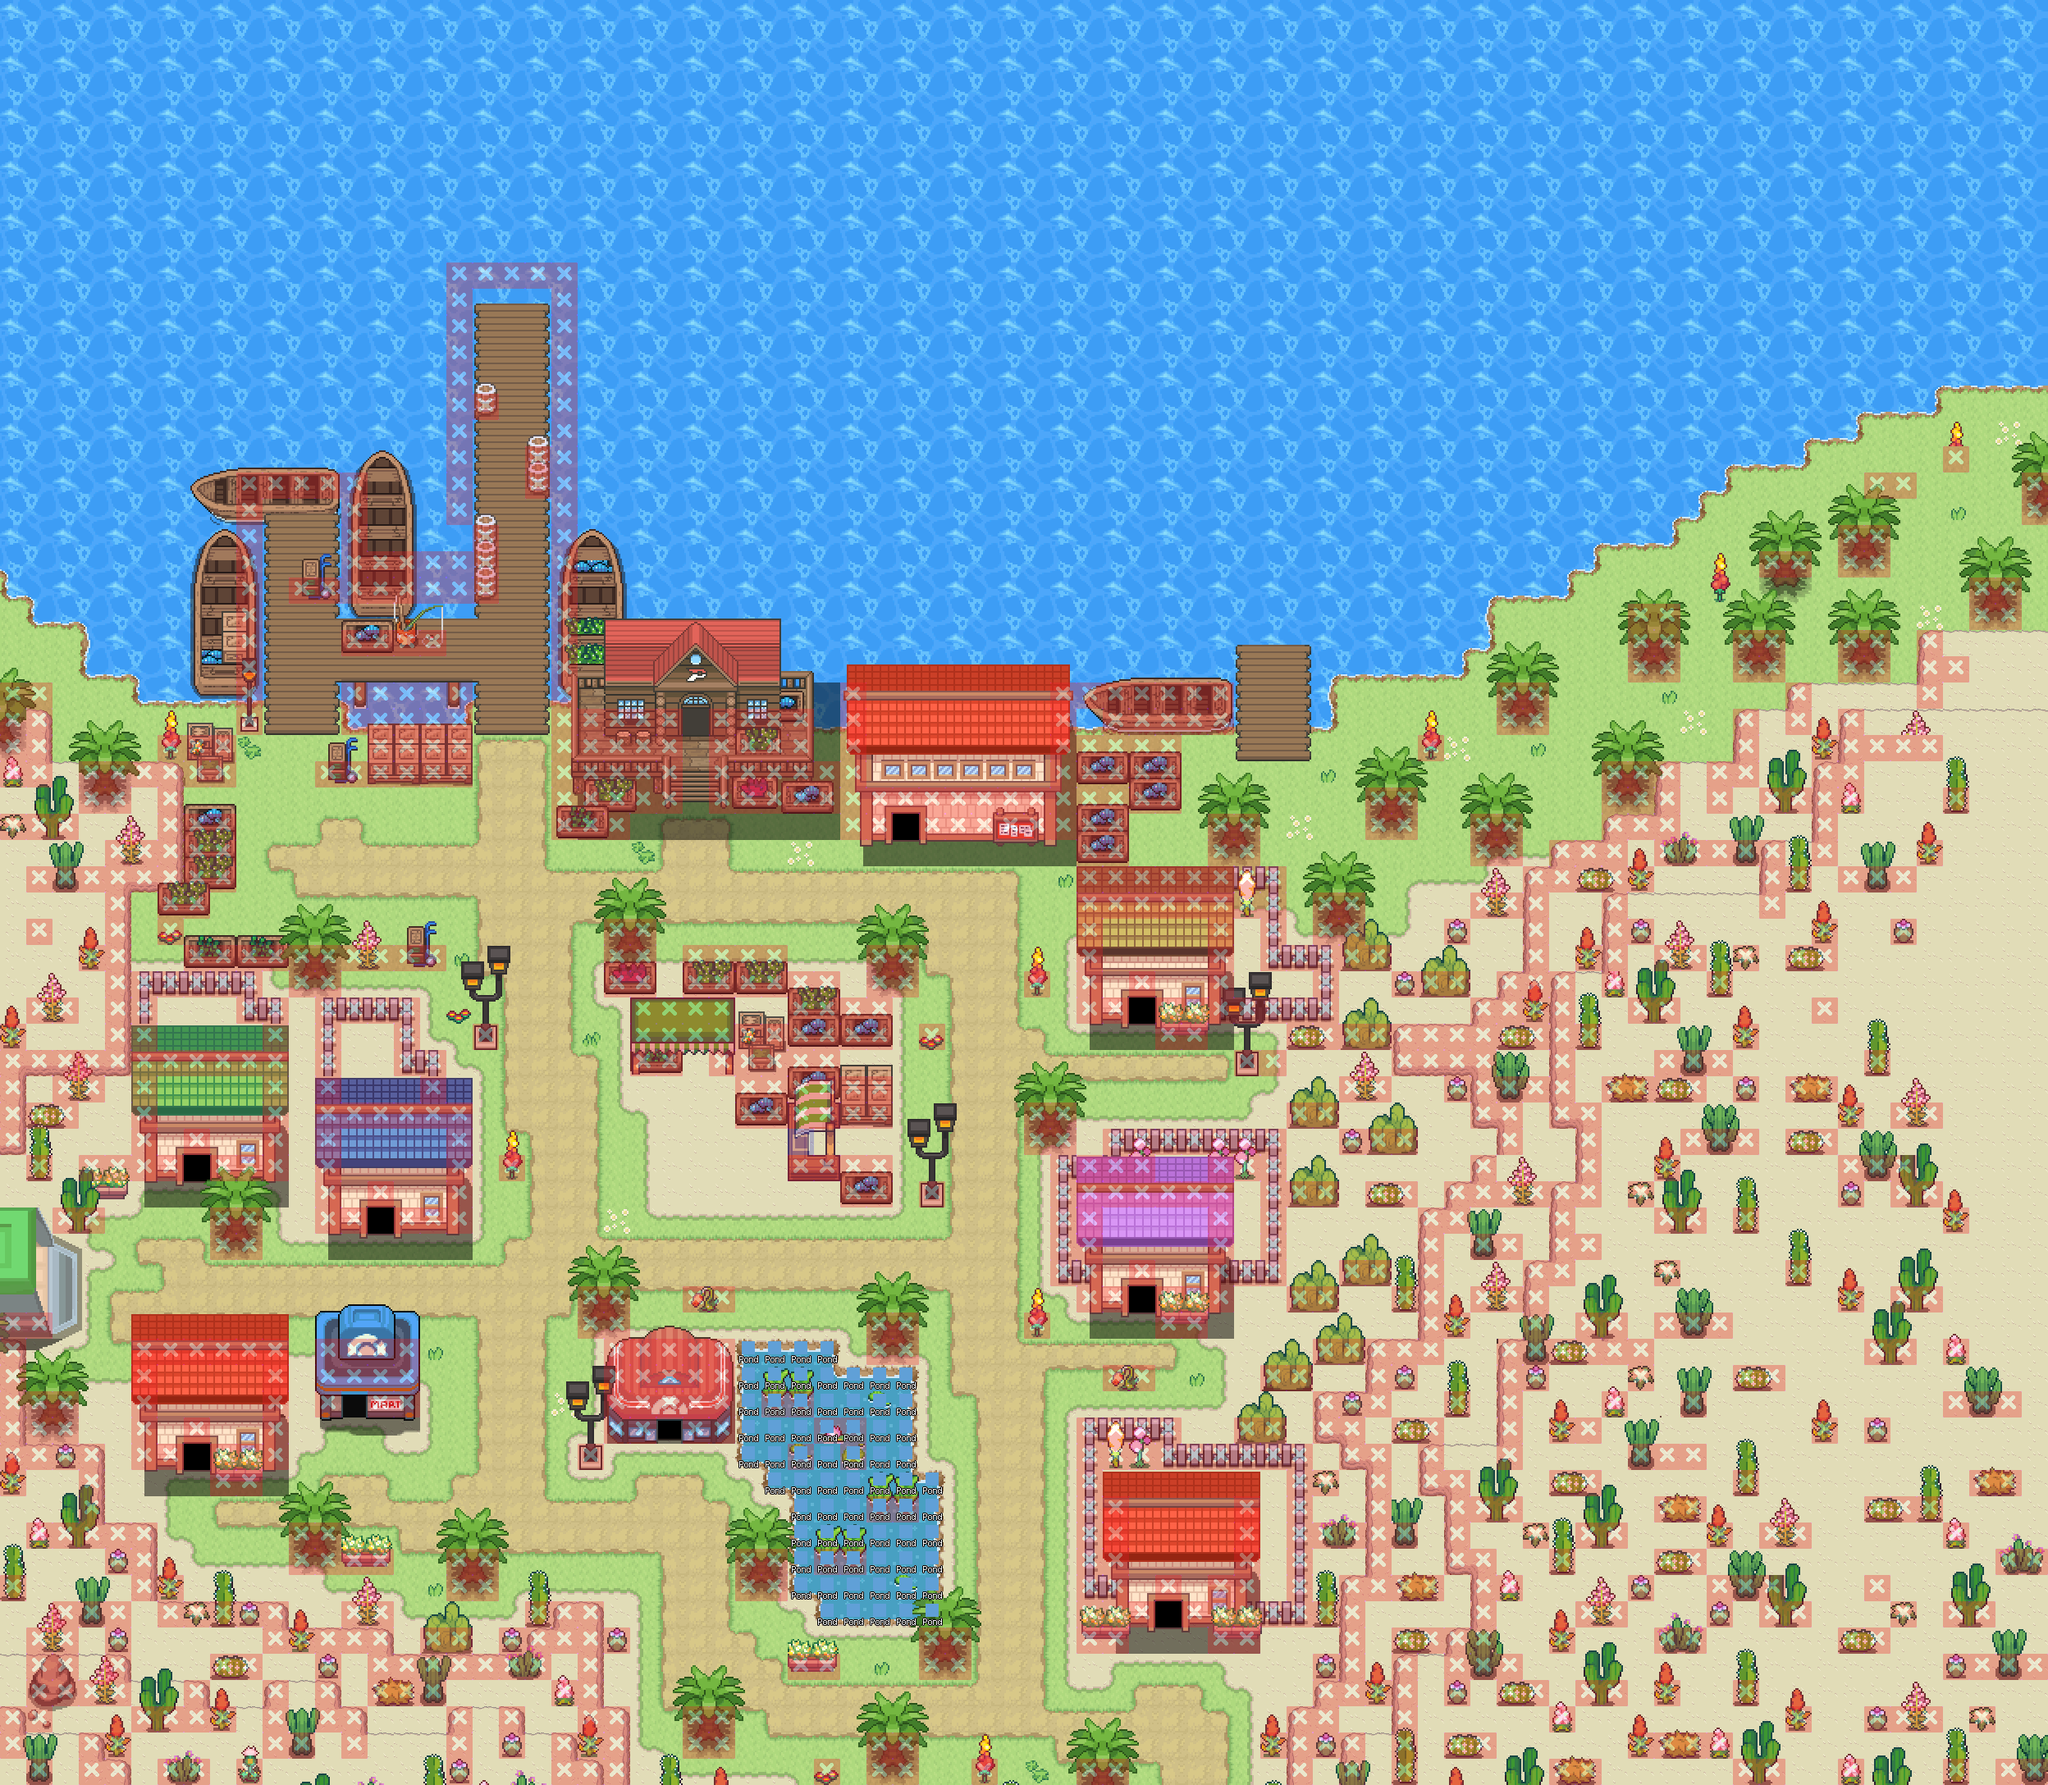

This game map was drawn from its Tiled (.tmx) file and the tilesets committed beside it. A one-line description and the trimmed map source follow:
An orthogonal 78x68 tile map with 32x32 px tiles, 18 tile layers (Water_0, Floor_0, Terrain_0, Watershore_0, ...), 9 tilesets.

<map version="1.10" tiledversion="1.10.2" orientation="orthogonal" renderorder="right-down" compressionlevel="0" width="78" height="68" tilewidth="32" tileheight="32" infinite="0" nextlayerid="47" nextobjectid="1">
 <editorsettings>
  <export format="tmx" />
 </editorsettings>
 <tileset firstgid="1" source="../Tilesets/passages.tsx" />
 <tileset firstgid="145" source="../Tilesets/systemtags.tsx" />
 <tileset firstgid="273" source="../Tilesets/terrain_tag.tsx" />
 <tileset firstgid="289" source="../Tilesets/port_avalon.tsx" />
 <tileset firstgid="4033" source="../Tilesets/animations.tsx" />
 <tileset firstgid="19321" source="../Tilesets/terrain_basics.tsx" />
 <tileset firstgid="25087" source="../Tilesets/nature_basics.tsx" />
 <tileset firstgid="35071" source="../Tilesets/common_assets.tsx" />
 <tileset firstgid="45055" source="../Tilesets/route01.tsx" />
 <layer id="37" name="Water_0" width="78" height="68">
  <data>[5304 cells, 2009 non-empty, 9 distinct tile ids]</data>
 </layer>
 <layer id="36" name="Floor_0" width="78" height="68">
  <data>[5304 cells, 0 non-empty, 0 distinct tile ids]</data>
 </layer>
 <layer id="1" name="Terrain_0" width="78" height="68">
  <data>[5304 cells, 3399 non-empty, 67 distinct tile ids]</data>
 </layer>
 <layer id="46" name="Watershore_0" width="78" height="68">
  <data>[5304 cells, 136 non-empty, 14 distinct tile ids]</data>
 </layer>
 <layer id="39" name="Tree_0" width="78" height="68">
  <data>[5304 cells, 60 non-empty, 8 distinct tile ids]</data>
 </layer>
 <layer id="30" name="Furniture_0" width="78" height="68">
  <data>[5304 cells, 952 non-empty, 361 distinct tile ids]</data>
 </layer>
 <group id="24" name="Z=0" />
 <layer id="40" name="Tree_1" width="78" height="68">
  <data>[5304 cells, 0 non-empty, 0 distinct tile ids]</data>
 </layer>
 <layer id="31" name="Furniture_1" width="78" height="68">
  <data>[5304 cells, 472 non-empty, 265 distinct tile ids]</data>
 </layer>
 <group id="25" name="Z=1" />
 <layer id="41" name="Tree_2" width="78" height="68">
  <data>[5304 cells, 4 non-empty, 4 distinct tile ids]</data>
 </layer>
 <layer id="32" name="Furniture_2" width="78" height="68">
  <data>[5304 cells, 42 non-empty, 13 distinct tile ids]</data>
 </layer>
 <group id="26" name="Z=2" />
 <layer id="42" name="Tree_3" width="78" height="68">
  <data>[5304 cells, 5 non-empty, 5 distinct tile ids]</data>
 </layer>
 <layer id="33" name="Furniture_3" width="78" height="68">
  <data>[5304 cells, 747 non-empty, 298 distinct tile ids]</data>
 </layer>
 <group id="27" name="Z=3" />
 <layer id="43" name="Tree_4" width="78" height="68">
  <data>[5304 cells, 138 non-empty, 21 distinct tile ids]</data>
 </layer>
 <layer id="34" name="Furniture_4" width="78" height="68">
  <data>[5304 cells, 4 non-empty, 4 distinct tile ids]</data>
 </layer>
 <group id="28" name="Z=4" />
 <layer id="44" name="Tree_5" width="78" height="68">
  <data>[5304 cells, 123 non-empty, 7 distinct tile ids]</data>
 </layer>
 <layer id="35" name="Furniture_5" width="78" height="68">
  <data>[5304 cells, 0 non-empty, 0 distinct tile ids]</data>
 </layer>
 <group id="29" name="Z=5" />
 <layer id="19" name="passages" width="78" height="68" opacity="0.31">
  <data>[5304 cells, 1172 non-empty, 2 distinct tile ids]</data>
 </layer>
 <layer id="23" name="systemtags" width="78" height="68">
  <data>[5304 cells, 68 non-empty, 1 distinct tile ids]</data>
 </layer>
</map>
